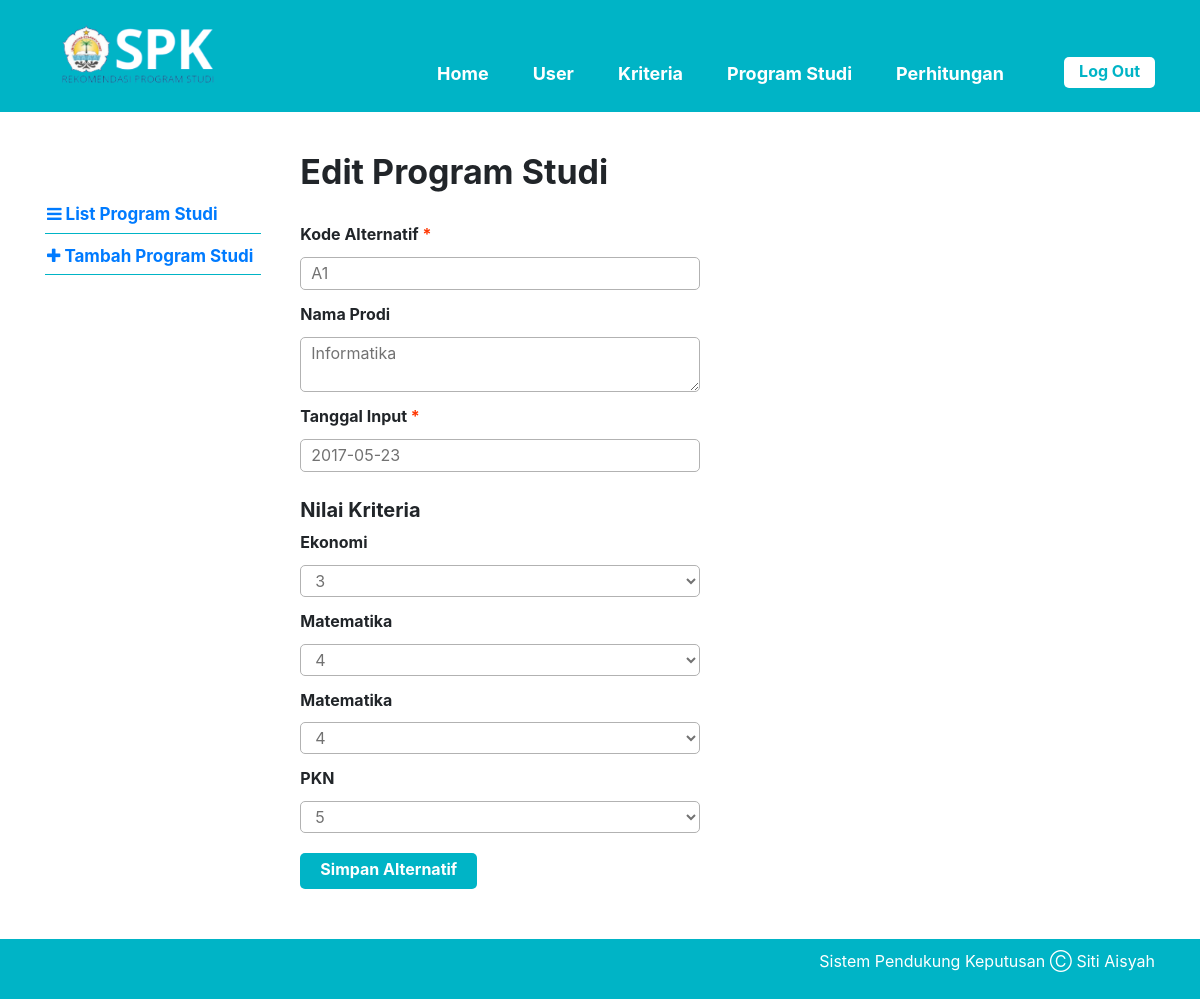
Screenshot of /edit-alternatif.php?id=1 (signed in) with the database file from the repository.
### tables this page shows
CREATE TABLE `alternatif` (
  `id_alternatif` int(10) NOT NULL,
  `kode_alternatif` varchar(6) NOT NULL,
  `nama_alternatif` varchar(25) NOT NULL,
  `tanggal_input` date NOT NULL
);

CREATE TABLE `nilai_alternatif` (
  `id_nilai_alternatif` int(11) NOT NULL,
  `id_alternatif` int(10) NOT NULL,
  `id_kriteria` int(10) NOT NULL,
  `nilai` float NOT NULL
);

CREATE TABLE `kriteria` (
  `id_kriteria` int(10) NOT NULL,
  `kode` varchar(4) NOT NULL,
  `nama_kriteria` varchar(30) NOT NULL,
  `bobot` float NOT NULL,
  `ada_pilihan` tinyint(1) NOT NULL,
  `urutan_order` int(2) NOT NULL
);

### edit-alternatif.php (the view, shortened to what this page needs)
<?php require_once('includes/init.php'); ?>
<?php
$sukses = false;
$ada_error = false;
$id_alternatif = (isset($_GET['id'])) ? trim($_GET['id']) : '';
if(!$id_alternatif) {
	$ada_error = 'Maaf, data tidak dapat diproses.';
} else {
	$query = $pdo->prepare('SELECT * FROM alternatif WHERE id_alternatif = :id_alternatif');
	$query->execute(array('id_alternatif' => $id_alternatif));
	$result = $query->fetch();
	$id_alternatif = (isset($result['id_alternatif'])) ? trim($result['id_alternatif']) : '';
	$kode_alternatif = (isset($result['kode_alternatif'])) ? trim($result['kode_alternatif']) : '';
	$nama_alternatif = (isset($result['nama_alternatif'])) ? trim($result['nama_alternatif']) : '';
	$tanggal_input = (isset($result['tanggal_input'])) ? trim($result['tanggal_input']) : '';
}
?>
<?php
require_once('template-parts/header.php');
?>
	<div class="main-content-row">
	<div class="container clearfix">
		<?php include_once('template-parts/sidebar-alternatif.php'); ?>
		<div class="main-content the-content">
			<h1>Edit Program Studi</h1>
			<?php if($sukses): ?>
				<div class="msg-box">
					<p>Data berhasil disimpan</p>
				</div>
			<?php elseif($ada_error): ?>
				<p><?php echo $ada_error; ?></p>
			<?php else: ?>
				<form action="edit-alternatif.php?id=<?php echo $id_alternatif; ?>" method="post">
					<div class="field-wrap clearfix">
						<label>Kode Alternatif <span class="red">*</span></label>
						<input type="text" name="kode_alternatif" value="<?php echo $kode_alternatif; ?>">
					</div>
					<div class="field-wrap clearfix">
						<label>Nama Prodi</label>
						<textarea name="nama_alternatif" cols="30" rows="2"><?php echo $nama_alternatif; ?></textarea>
					</div>
					<div class="field-wrap clearfix">
						<label>Tanggal Input <span class="red">*</span></label>
						<input type="text" name="tanggal_input" value="<?php echo $tanggal_input; ?>" class="datepicker">
					</div>
					<h3>Nilai Kriteria</h3>
					<?php
					$query2 = $pdo->prepare('SELECT nilai_alternatif.nilai AS nilai, kriteria.kode AS kode, kriteria.nama_kriteria AS nama_kriteria, kriteria.id_kriteria AS id_kriteria, kriteria.ada_pilihan AS jenis_nilai
					FROM kriteria LEFT JOIN nilai_alternatif
					ON nilai_alternatif.id_kriteria = kriteria.id_kriteria
					AND nilai_alternatif.id_alternatif = :id_alternatif
					ORDER BY kriteria.urutan_order ASC');
					$query2->execute(array(
						'id_alternatif' => $id_alternatif
					));
					$query2->setFetchMode(PDO::FETCH_ASSOC);
					if($query2->rowCount() > 0):
						while($kriteria = $query2->fetch()):
						?>
							<div class="field-wrap clearfix">
								<label><?php echo $kriteria['nama_kriteria']; ?></label>
								<?php if(!$kriteria['jenis_nilai']): ?>
									<select name="kriteria[<?php echo $kriteria['id_kriteria']; ?>]" >
										<option value="<?php echo ($kriteria['nilai']) ? $kriteria['nilai'] : 0; ?>"><?php echo ($kriteria['nilai']) ? $kriteria['nilai'] : 0; ?></option>
									</select>
								<?php endif; ?>
							</div>
						<?php
						endwhile;
					else:
						echo '<p>Kriteria masih kosong.</p>';
					endif;
					?>
					<div class="field-wrap clearfix">
						<button type="submit" name="submit" value="submit" class="button">Simpan Alternatif</button>
					</div>
				</form>
			<?php endif; ?>
		</div>
	</div>
	</div>
<?php
require_once('template-parts/footer.php');

### stylesheets/style.css (style rules this page uses)
html,body,div,span,applet,object,iframe,h1,h2,h3,h4,h5,h6,p,blockquote,pre,a,abbr,acronym,address,big,cite,code,del,dfn,em,img,ins,kbd,q,s,samp,small,strike,strong,sub,sup,tt,var,b,u,i,center,dl,dt,dd,ol,ul,li,fieldset,form,label,legend,table,caption,tbody,tfoot,thead,tr,th,td,article,aside,canvas,details,embed,figure,figcaption,footer,header,hgroup,menu,nav,output,ruby,section,summary,time,mark,audio,video { margin:0;padding:0;border:0;font-size:100%;vertical-align:baseline }
body { line-height:1 }
*,*:before,*:after { -moz-box-sizing:border-box;-webkit-box-sizing:border-box;box-sizing:border-box }
.clearfix:before,.clearfix:after { content:" ";display:table }
.clear,.clearfix:after { clear:both }
.container { max-width:1100px;margin:0 auto;position:relative;padding:0 30px }
body { background:#00b4c6;font-family:"PT Sans",sans-serif;color:#727272;font-size:14px;line-height:1.3;font-weight:500 }
textarea,input[type="text"],input[type="email"],input[type="date"],input[type="tel"],input[type="search"],input[type="number"],select,input[type="password"] { background:#fff;border:1px solid #b2b2b2;width:100%;font-family:inherit;font-weight:inherit;font-size:16px;padding:4px 10px;vertical-align:top;margin:0;color:#727272;border-radius:5px }
textarea { min-width:100%;max-width:100% }
h1,h2,h3,h4,h5,h6 { font-weight:300 }
.the-content { font-size:16px;line-height:1.42857 }
.the-content h1,.the-content h2,.the-content h3,.the-content h4,.the-content h5,.the-content h6 { font-weight:700 }
.the-content h1 { font-size:34px;margin:0.8em 0 0.8em;padding:0;line-height:1.2 }
.the-content h3 { font-size:20px;margin:0.8em 0 0.3em }
.the-content>h1:first-child,.the-content>h3:first-child,.the-content>h2:first-child { margin-top:0 }
button,a { -webkit-transition:all .2s ease;-moz-transition:all .2s ease;-o-transition:all .2s ease;transition:all 0.2s ease }
span.red,a.red,.the-content span.red,.the-content a.red { color:#ff3600 }
.the-content .button,.button { background:#00b4c6;color:#fff;display:inline-block;font-size:16px;font-weight:700;line-height:1.2;border:0;font-family:inherit;padding:7px 20px 9px;cursor:pointer;border-radius:5px }
.main-content { float:right;width:77%;padding:40px 0 }
.field-wrap { max-width:400px;padding-bottom:10px }
.field-wrap label { display:block;font-weight:700;padding:3px 0 }
.field-wrap .button { margin-top:10px }

### rows the page displays
alternatif: kode_alternatif "A1", nama_alternatif "Informatika", tanggal_input "2017-05-23"
nilai_alternatif: id_kriteria.nama_kriteria "Ekonomi", nilai+id_kriteria "3"
nilai_alternatif: id_kriteria.nama_kriteria "Matematika", nilai+id_kriteria "4"
nilai_alternatif: id_kriteria.nama_kriteria "Matematika", nilai+id_kriteria "4"
nilai_alternatif: id_kriteria.nama_kriteria "PKN", nilai+id_kriteria "5"
